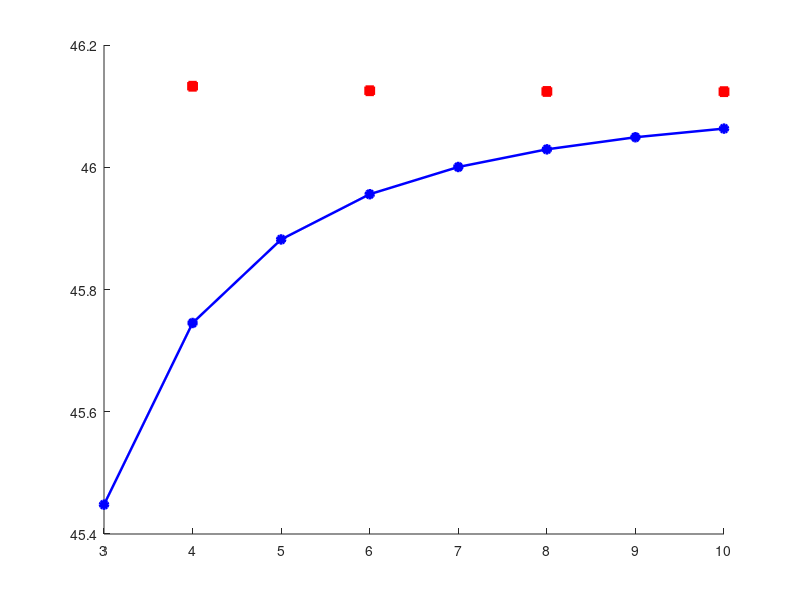

The MATLAB source for this figure: (Note: this script raises an error after producing the figure.)
% Laboratorio 2 - Código 2
% Trapecio y Simpson con 3 a 10 subintervalos

Bprima = @(t) (30 * exp(-0.1*t)) ./ (1 + 3*exp(-0.1*t)).^2;
primitiva = @(t) 100 ./ (1 + 3*exp(-0.1*t));

a = 0;
b = 20;
exacto = primitiva(b) - primitiva(a);

fprintf('%-6s %-14s %-12s %-12s %-12s\n', ...
    'n', 'Trapecio', 'Err Trap', 'Simpson', 'Err Simp');

for n = 3:10
    h = (b - a) / n;
    t = a:h:b;
    y = Bprima(t);

    % Trapecio (siempre válido)
    trap = h/2 * (y(1) + 2*sum(y(2:end-1)) + y(end));
    err_trap = abs(exacto - trap);

    % Simpson (solo válido si n es par)
    if mod(n, 2) == 0
        simp = h/3 * (y(1) + 4*sum(y(2:2:end-1)) + 2*sum(y(3:2:end-2)) + y(end));
        err_simp = abs(exacto - simp);
        simp_str = sprintf('%.6f', simp);
        err_str  = sprintf('%.6f', err_simp);
    else
        simp_str = '---';
        err_str  = '---';
    end

    fprintf('%-6d %-14.6f %-12.6f %-12s %-12s\n', ...
        n, trap, err_trap, simp_str, err_str);
end

% ---- GRÁFICO ----
n_vals = 3:10;
trap_vals = zeros(1, length(n_vals));
simp_vals = nan(1, length(n_vals));

for i = 1:length(n_vals)
    n = n_vals(i);
    h = (b - a) / n;
    t = a:h:b;
    y = Bprima(t);
    trap_vals(i) = h/2 * (y(1) + 2*sum(y(2:end-1)) + y(end));
    if mod(n, 2) == 0
        simp_vals(i) = h/3 * (y(1) + 4*sum(y(2:2:end-1)) + 2*sum(y(3:2:end-2)) + y(end));
    end
end

figure;
hold on;
plot(n_vals, trap_vals, 'b-o', 'LineWidth', 1.8, 'MarkerFaceColor', 'b', ...
     'DisplayName', 'Trapecio');
plot(n_vals, simp_vals, 'r-s', 'LineWidth', 1.8, 'MarkerFaceColor', 'r', ...
     'DisplayName', 'Simpson');
yline(exacto, 'k--', 'LineWidth', 1.5, 'DisplayName', 'Valor exacto');
xlabel('Numero de subintervalos (n)');
ylabel('Aproximacion de la integral');
title('Convergencia de Trapecio y Simpson (n = 3 a 10)');
legend('Location', 'southeast');
grid on;
hold off;
